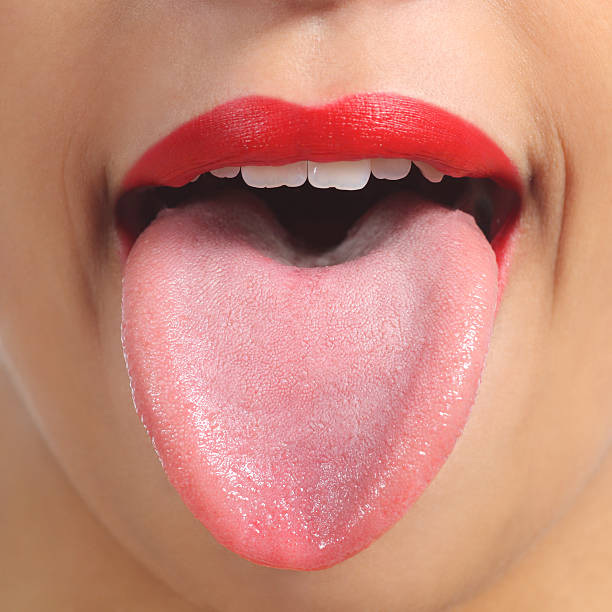
#> input picture group_19_p2/Image_dataset/1.jpg, 612 x 612 px
$ python -i jaggedScore.py   (imports and definitions only)
#> lines starting #> are read from the running program, lines starting #| are printed output that depends on the picture; after the words box and inside, x2 and y2 are one past the last pixel; in counts of white or black regions, pixels touching at a corner belong together
import cv2
import os
import numpy as np
import matplotlib.pyplot as plt
from scipy.ndimage import gaussian_filter1d
from skimage.morphology import opening, closing, disk, remove_small_holes
from skimage.filters import threshold_otsu
import uuid

OUTPUT_DIR = "output"


# Graham Scan Algorithm to compute the convex hull
# [19 lines left out: function graham_scan, not called in this run]

def compute_and_plot_major_dents_concavity(image_path, r1=3, r2=3, A_max=64, sigma=18, sigma_green=3, concavity_thresh=-0.015, length_thresh=10):
#> called with image_path = 'Image_dataset/1.jpg', r1 = 3, r2 = 3, A_max = 64, sigma = 18, sigma_green = 3, concavity_thresh = -0.015, length_thresh = 10
    img = cv2.imread(image_path)
#> img is the input picture: shape (612, 612, 3); mean B, G, R 119.7, 135.9, 198.8
    gray = cv2.cvtColor(img, cv2.COLOR_BGR2GRAY)
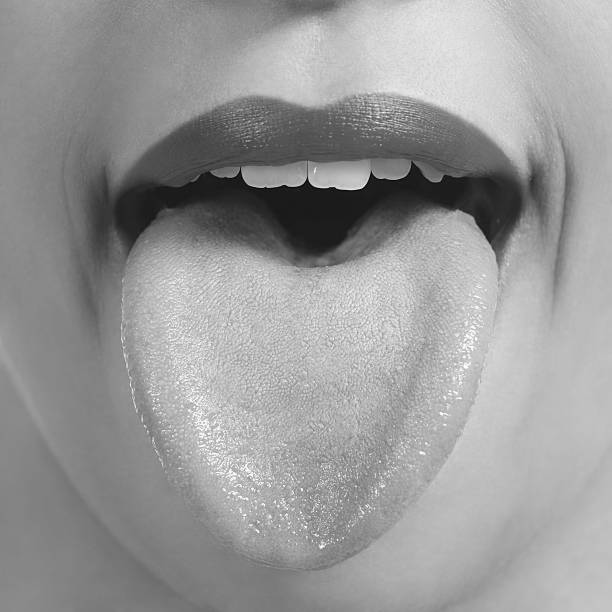
#> gray: shape (612, 612); min 2, max 255, mean 152.9
    thresh_val = threshold_otsu(gray)
#> thresh_val = 149
    mask = (gray > thresh_val).astype(np.uint8)
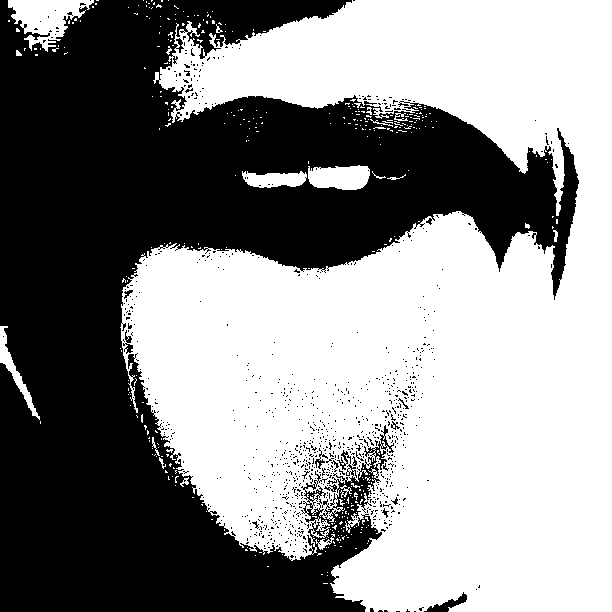
#> mask: shape (612, 612); values 0 (black) and 1 (white), 54.8% white; 892 black regions (880 under 20 px), largest, box (x1, y1, x2, y2) and area: (0, 0, 579, 612) 166344, (424, 592, 467, 612) 288, (123, 330, 133, 354) 101

    mask_clean = opening(mask.astype(bool), disk(r1))
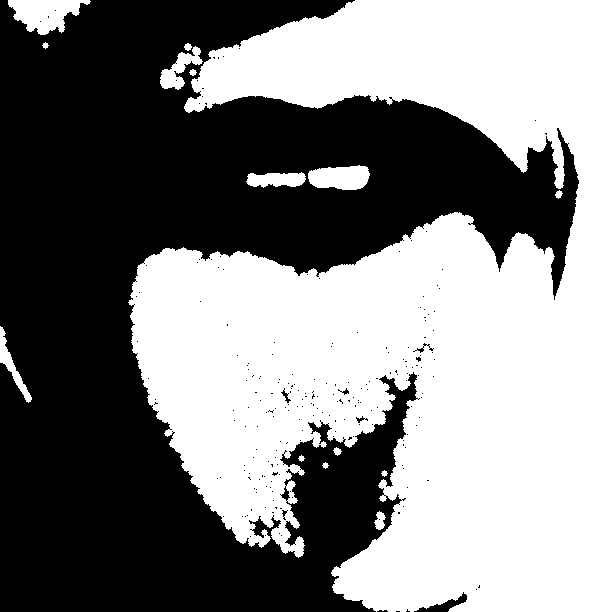
#> mask_clean: shape (612, 612) bool; 51.2% white; 220 black regions (213 under 20 px), largest, box (x1, y1, x2, y2) and area: (0, 0, 579, 612) 181979, (414, 592, 467, 612) 336, (413, 343, 434, 353) 48
    mask_clean = closing(mask_clean, disk(r2)).astype(np.uint8)
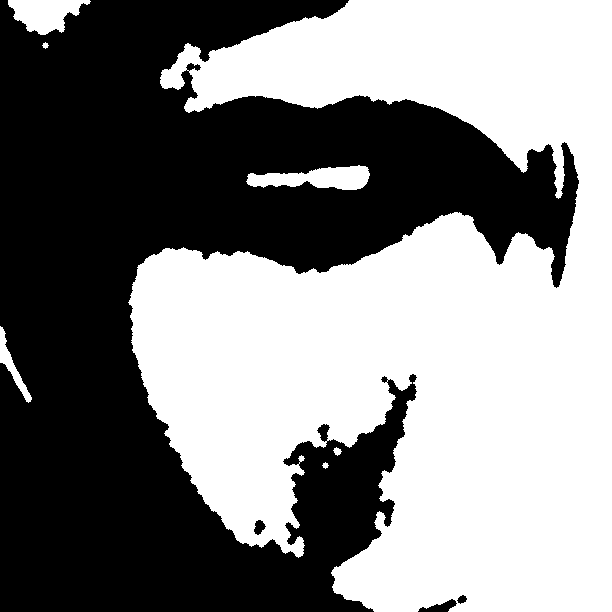
#> mask_clean: shape (612, 612); values 0 (black) and 1 (white), 51.7% white; 4 black regions, box (x1, y1, x2, y2) and area: (0, 0, 579, 612) 180414, (418, 599, 457, 612) 248, (254, 520, 266, 535) 116, (457, 595, 467, 604) 57
    num_labels, labels = cv2.connectedComponents(mask_clean)
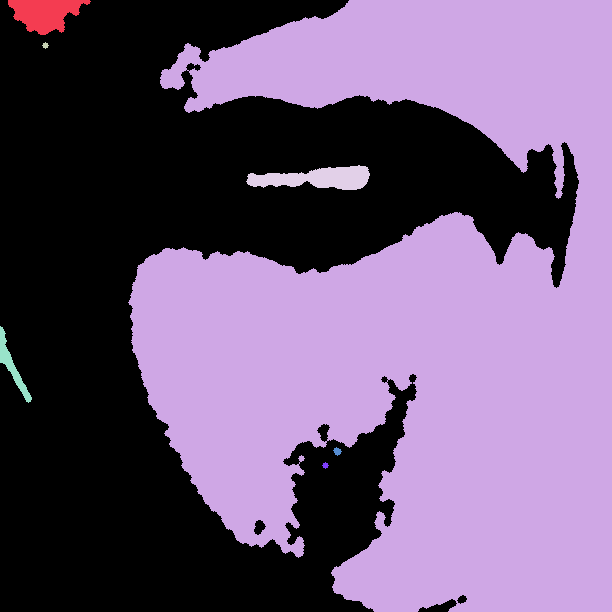
#> labels: shape (612, 612) int32; 8 distinct labels, from 0 to 7; one colour per label, 0 black
#> num_labels = 8
    if num_labels > 1:
        largest = 1 + np.argmax([np.sum(labels == i) for i in range(1, num_labels)])
#> largest = 2
        mask_clean = (labels == largest).astype(np.uint8)
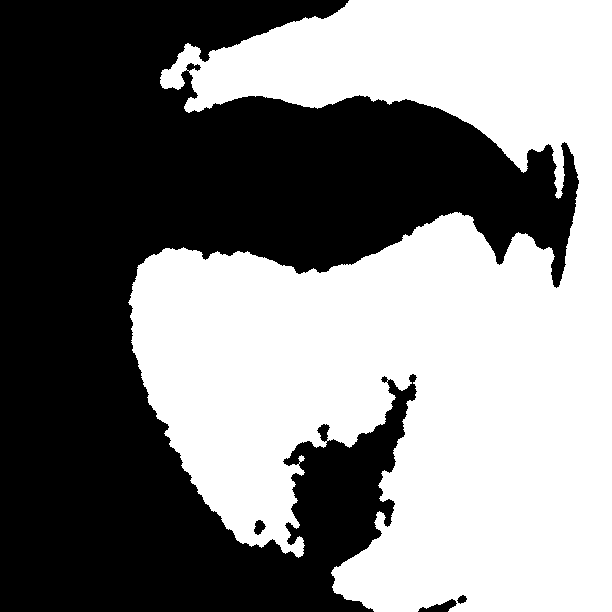
#> mask_clean: shape (612, 612); values 0 (black) and 1 (white), 50.5% white; 4 black regions, box (x1, y1, x2, y2) and area: (0, 0, 579, 612) 184859, (418, 599, 457, 612) 248, (254, 520, 266, 535) 116, (457, 595, 467, 604) 57
    mask_filled = remove_small_holes(mask_clean.astype(bool), area_threshold=A_max).astype(np.uint8)
#> mask_filled: shape (612, 612); values 0 (black) and 1 (white), 50.6% white; 3 black regions

    contours, _ = cv2.findContours(mask_filled, cv2.RETR_EXTERNAL, cv2.CHAIN_APPROX_NONE)
#> contours = 1 contour; box (x1, y1, x2, y2) and area: (128, 0, 612, 612) 187766
    contour = max(contours, key=cv2.contourArea).squeeze()
#> contour = 3816 pairs, first value 128 to 611, second value 0 to 611
    x_vals, y_vals = contour[:, 0], contour[:, 1]
#> x_vals = 3816 values, max 611 at index 2943, min 128 at index 1567, mean 404; y_vals = 3816 values, max 611 at index 2684, min 0 at index 0, mean 296

    y_thresh = np.min(y_vals) + 0.2 * (np.max(y_vals) - np.min(y_vals))
#> y_thresh = 122.2
    upper_indices = np.where(y_vals <= y_thresh)[0]
#> upper_indices = 1009 values from 0 to 3815
    top_left = contour[upper_indices[np.argmin(x_vals[upper_indices])]]
#> top_left = [160, 77]
    top_right = contour[upper_indices[np.argmax(x_vals[upper_indices])]]
#> top_right = [611, 122]
    bottom_y = np.max(y_vals)
#> bottom_y = 611
    bottom_indices = np.where(y_vals == bottom_y)[0]
#> bottom_indices = 208 values from 2684 to 2943
    bottom = contour[bottom_indices[np.argmin(np.abs(x_vals[bottom_indices] - np.median(x_vals)))]]
#> bottom = [394, 611]

    def find_index(pt): return np.where((contour == pt).all(axis=1))[0][0]
    i_tl = find_index(top_left)
#> i_tl = 232
    i_tr = find_index(top_right)
#> i_tr = 3432
    i_b = find_index(bottom)
#> i_b = 2704

    def arc_indices(start, end, N):
        return np.arange(start, end + 1) if start <= end else np.concatenate([np.arange(start, N), np.arange(0, end + 1)])

    N = len(contour)
#> N = 3816
    path1 = arc_indices(i_tl, i_tr, N)
#> path1 = 3201 values from 232 to 3432
    path2 = arc_indices(i_tr, i_tl, N)
#> path2 = 617 values, max 3815 at index 383, min 0 at index 384, mean 2298.9
    seg_idx = path1 if i_b in path1 else path2
#> seg_idx = 3201 values from 232 to 3432

    # Get the original red segment
    segment = contour[seg_idx]
#> segment = 3201 pairs, first value 128 to 611, second value 69 to 611
    xs, ys = segment[:, 0].astype(float), segment[:, 1].astype(float)
#> xs = 3201 values, max 611 at index 2711, min 128 at index 1335, mean 401.4; ys = 3201 values, max 611 at index 2452, min 69 at index 50, mean 347.8

    # Apply smoothing to the red segment (original segment) with sigma=18
    xs_smooth = gaussian_filter1d(xs, sigma)
#> xs_smooth = 3201 values, max 611 at index 2783, min 131.6 at index 1346, mean 401.4
    ys_smooth = gaussian_filter1d(ys, sigma)
#> ys_smooth = 3201 values, max 611 at index 2620, min 79.96 at index 46, mean 347.8

    # Create a green segment with sigma=5 (smoother version)
    xs_green = gaussian_filter1d(xs, sigma_green)
#> xs_green = 3201 values, max 611 at index 2723, min 129.5 at index 1334, mean 401.4
    ys_green = gaussian_filter1d(ys, sigma_green)
#> ys_green = 3201 values, max 611 at index 2464, min 70.62 at index 50, mean 347.8

    # Calculate first and second derivatives (concavity)
    dx = np.gradient(xs_green)
#> dx = 3201 values, max 1 at index 2592, min -1 at index 1042, mean 0.141
    dy = np.gradient(ys_green)
#> dy = 3201 values, max 1 at index 699, min -1 at index 2726, mean 0.0141
    d2x = np.gradient(dx)
#> d2x = 3201 values, max 0.239 at index 2548, min -0.221 at index 2537, mean -2.29e-06
    d2y = np.gradient(dy)
#> d2y = 3201 values, max 0.223 at index 616, min -0.223 at index 557, mean -0.000125

    # Concavity thresholding: Only consider regions with a highly negative second derivative
    concavity = d2x + d2y  # Combined second derivative for concavity
#> concavity = 3201 values, max 0.322 at index 1739, min -0.333 at index 1754, mean -0.000128

    # Count significant dents based on concavity
    major_dent_count = 0
    is_in_dent = False  # Flag to track if we are in a significant dent
    dent_length = 0  # Track the length of continuous concave regions
    last_dent_index = -1  # To store the index of the last dent

    for i in range(1, len(xs_green) - 1):
        if concavity[i] < concavity_thresh:
            if not is_in_dent:
                dent_length = 1  # Start a new dent region
                is_in_dent = True
            else:
                dent_length += 1  # Continue the dent region
            last_dent_index = i
        else:
            if is_in_dent and dent_length >= length_thresh:
                major_dent_count += 1  # Count it as a major dent if its length exceeds threshold
            is_in_dent = False  # Reset if not a dent
#> this loop made 3199 passes
#> (dent_length, is_in_dent) on passes 10, 23, 56, 75: (1, True), (1, True), (1, True), (1, True)
#> after the loop, dent_length = 15; major_dent_count = 29

    # Function to calculate perimeter
    def perimeter(xc, yc):
        return np.sum(np.hypot(np.diff(xc, append=xc[0]), np.diff(yc, append=yc[0])))

    # Calculate perimeter of both red and blue segments
    P_red = perimeter(xs, ys)
#> P_red = 4147
    P_blue = perimeter(xs_smooth, ys_smooth)
#> P_blue = 3099.8

    # Calculate the perimeter score
    perimeter_score = 1 - (P_blue / P_red)
#> perimeter_score = 0.253

    # Create jagged visualization (as per your comment on saving it)
    jagged_image = img.copy()
    contour_points = np.array([segment], dtype=np.int32)
#> contour_points has the same summary as segment
    cv2.polylines(jagged_image, contour_points, isClosed=True, color=(255, 0, 0), thickness=2)
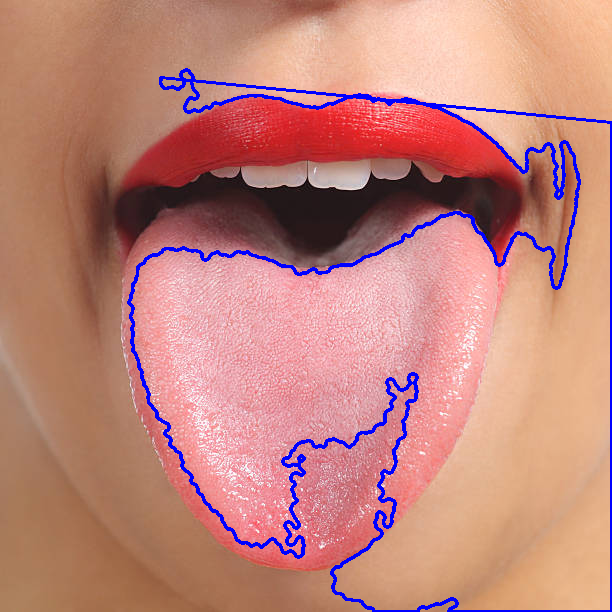
#> jagged_image: shape (612, 612, 3); 3.23% of pixels changed, all inside (x1, y1, x2, y2) = (127, 68, 612, 612)

    return {
        'major_dent_count': major_dent_count,
        'perimeter_score': perimeter_score,
        'segment_contour': segment,
        'smoothed_segment': np.vstack((xs_smooth, ys_smooth)).T,
        'green_segment': np.vstack((xs_green, ys_green)).T,
        'jagged_image': jagged_image,
    }

# Run the final version with concavity-based dent detection on the green segment
# [7 lines left out: function jagged_tongue, not called in this run]

# Example usage
# result = compute_and_plot_major_dents_concavity("tongue_output.jpg")
# print("Final Jagged score:", result['perimeter_score'] * 10 + result['major_dent_count'])

>>> result = compute_and_plot_major_dents_concavity('Image_dataset/1.jpg')
#> result = 6 items

$ run again, on group_19_p2/Image_dataset/10.jpg
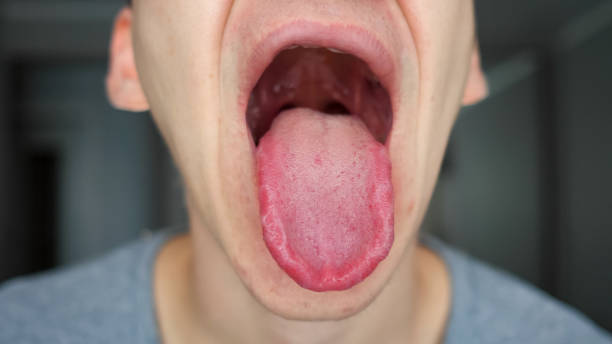
#> input picture group_19_p2/Image_dataset/10.jpg, 612 x 344 px
#> in compute_and_plot_major_dents_concavity, img is the input picture: shape (344, 612, 3); mean B, G, R 103.2, 107.4, 127.5
#> thresh_val = 108
#> in compute_and_plot_major_dents_concavity, `mask = (gray > thresh_val).astype(np.uint8)`:
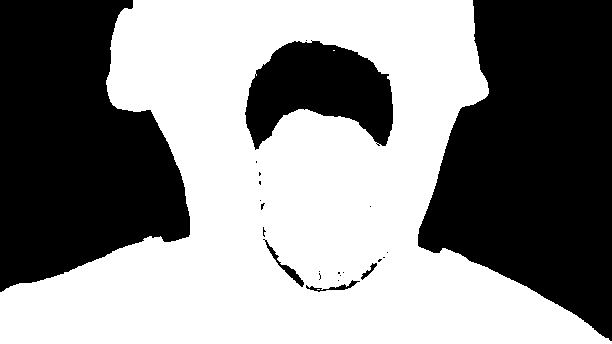
#> mask: shape (344, 612); values 0 (black) and 1 (white), 54.3% white; 23 black regions (17 under 20 px), largest, box (x1, y1, x2, y2) and area: (418, 0, 612, 341) 46054, (0, 0, 190, 292) 39355, (245, 40, 393, 150) 10136, (263, 239, 304, 287) 271, (306, 280, 360, 292) 161, (361, 263, 377, 280) 77
#> labels: shape (344, 612) int32; values 0 (black) and 1 (white), 54.5% white; 4 black regions
#> num_labels = 2
#> largest = 1
#> contours = 1 contour; box (x1, y1, x2, y2) and area: (0, 0, 612, 344) 124144
#> contour = 1924 pairs, first value 0 to 611, second value 0 to 343
#> x_vals = 1924 values, max 611 at index 1127, min 0 at index 465, mean 295.1; y_vals = 1924 values, max 343 at index 516, min 0 at index 0, mean 205.3
#> y_thresh = 68.6
#> upper_indices = 483 values from 0 to 1923
#> top_left = [110, 47]
#> top_right = [479, 68]
#> bottom_y = 343
#> bottom_indices = 612 values from 516 to 1127
#> bottom = [289, 343]
#> i_tl = 54
#> i_tr = 1517
#> i_b = 805
#> N = 1924
#> path1 = 1464 values from 54 to 1517
#> path2 = 462 values, max 1923 at index 406, min 0 at index 407, mean 1518.5
#> seg_idx = 1464 values from 54 to 1517
#> segment = 1464 pairs, first value 0 to 611, second value 47 to 343
#> xs = 1464 values, max 611 at index 1073, min 0 at index 411, mean 291.5; ys = 1464 values, max 343 at index 462, min 47 at index 0, mean 267.5
#> xs_smooth = 1464 values, max 597.9 at index 1075, min 1.27 at index 436, mean 291.5
#> ys_smooth = 1464 values, max 343 at index 534, min 60.86 at index 0, mean 267.5
#> xs_green = 1464 values, max 609.5 at index 1074, min 0 at index 423, mean 291.5
#> ys_green = 1464 values, max 343 at index 474, min 48.94 at index 0, mean 267.5
#> dx = 1464 values, max 1 at index 836, min -1 at index 1132, mean 0.252
#> dy = 1464 values, max 1 at index 207, min -1 at index 1295, mean 0.0143
#> d2x = 1464 values, max 0.129 at index 411, min -0.246 at index 1074, mean -0.000109
#> d2y = 1464 values, max 0.185 at index 2, min -0.129 at index 462, mean -0.000274
#> concavity = 1464 values, max 0.302 at index 1461, min -0.318 at index 1073, mean -0.000383
#> the loop in compute_and_plot_major_dents_concavity, `for i in range(1, len(xs_green) - 1):` made 1462 passes
#> (dent_length, is_in_dent) on passes 11, 21, 60, 77: (1, True), (1, True), (1, True), (1, True)
#> after the loop in compute_and_plot_major_dents_concavity, `for i in range(1, len(xs_green) - 1):`: dent_length = 27; major_dent_count = 6
#> P_red = 1957.3
#> P_blue = 1773.4
#> perimeter_score = 0.0939
#> contour_points has the same summary as segment
#> in compute_and_plot_major_dents_concavity, `cv2.polylines(jagged_image, contour_points, isClosed=True, color=(255,..`:
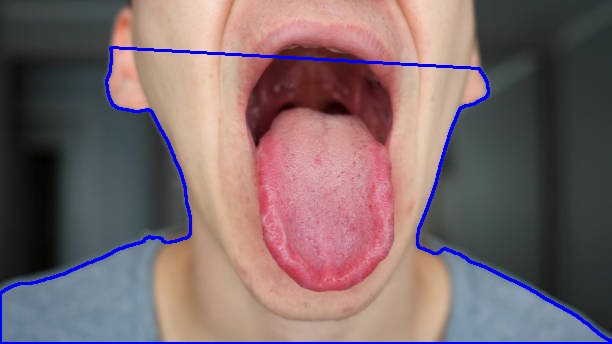
#> jagged_image: shape (344, 612, 3); 2.57% of pixels changed, all inside (x1, y1, x2, y2) = (0, 46, 612, 344)
#> result = 6 items

$ run again, on group_19_p2/Image_dataset/11.jpg
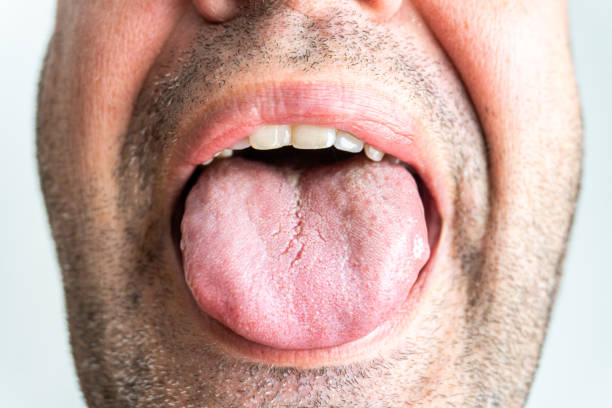
#> input picture group_19_p2/Image_dataset/11.jpg, 612 x 408 px
#> in compute_and_plot_major_dents_concavity, img is the input picture: shape (408, 612, 3); mean B, G, R 160.5, 167.9, 200.1
#> thresh_val = 160
#> mask: shape (408, 612); values 0 (black) and 1 (white), 64.2% white; 342 black regions (321 under 20 px), largest, box (x1, y1, x2, y2) and area: (35, 0, 443, 408) 79233, (408, 0, 502, 323) 7325, (261, 87, 330, 131) 940
#> in compute_and_plot_major_dents_concavity, `num_labels, labels = cv2.connectedComponents(mask_clean)`:
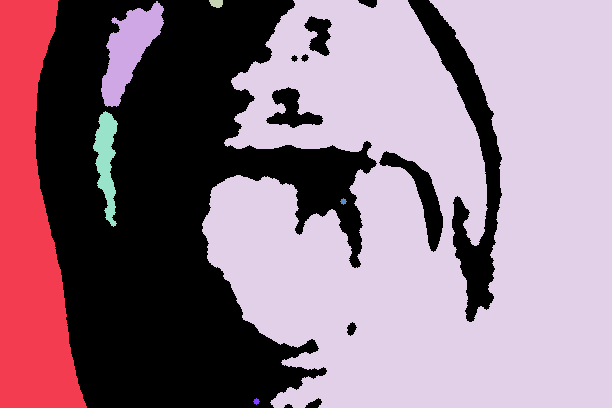
#> labels: shape (408, 612) int32; 8 distinct labels, from 0 to 7; one colour per label, 0 black
#> num_labels = 8
#> largest = 4
#> mask_filled: shape (408, 612); values 0 (black) and 1 (white), 52.2% white; 8 black regions
#> contours = 1 contour; box (x1, y1, x2, y2) and area: (202, 0, 612, 408) 132242
#> contour = 3011 pairs, first value 202 to 611, second value 0 to 407
#> x_vals = 3011 values, max 611 at index 1513, min 202 at index 805, mean 413.5; y_vals = 3011 values, max 407 at index 1162, min 0 at index 0, mean 202.4
#> y_thresh = 81.4
#> upper_indices = 674 values from 0 to 3010
#> top_left = [231, 80]
#> top_right = [611, 81]
#> bottom_y = 407
#> bottom_indices = 325 values from 1162 to 1513
#> bottom = [432, 407]
#> i_tl = 116
#> i_tr = 1839
#> i_b = 1334
#> N = 3011
#> path1 = 1724 values from 116 to 1839
#> path2 = 1289 values, max 3010 at index 1171, min 0 at index 1172, mean 2209.7
#> seg_idx = 1724 values from 116 to 1839
#> segment = 1724 pairs, first value 202 to 611, second value 80 to 407
#> xs = 1724 values, max 611 at index 1397, min 202 at index 689, mean 380.8; ys = 1724 values, max 407 at index 1046, min 80 at index 0, mean 270
#> xs_smooth = 1724 values, max 611 at index 1469, min 206.4 at index 695, mean 380.8
#> ys_smooth = 1724 values, max 407 at index 1176, min 88.72 at index 0, mean 270
#> xs_green = 1724 values, max 611 at index 1409, min 202.6 at index 693, mean 380.8
#> ys_green = 1724 values, max 407 at index 1058, min 81.93 at index 0, mean 270
#> dx = 1724 values, max 1 at index 1160, min -1 at index 616, mean 0.22
#> dy = 1724 values, max 1 at index 771, min -1 at index 1430, mean 0.000581
#> d2x = 1724 values, max 0.223 at index 919, min -0.216 at index 274, mean -4.77e-05
#> d2y = 1724 values, max 0.209 at index 245, min -0.223 at index 514, mean -0.000232
#> concavity = 1724 values, max 0.265 at index 2, min -0.273 at index 399, mean -0.000279
#> the loop in compute_and_plot_major_dents_concavity, `for i in range(1, len(xs_green) - 1):` made 1722 passes
#> (dent_length, is_in_dent) on passes 8, 25, 43, 67, 78: (1, True), (1, True), (1, True), (1, True), (1, True)
#> after the loop in compute_and_plot_major_dents_concavity, `for i in range(1, len(xs_green) - 1):`: dent_length = 15; major_dent_count = 19
#> P_red = 2307.6
#> P_blue = 1784.6
#> perimeter_score = 0.227
#> contour_points has the same summary as segment
#> in compute_and_plot_major_dents_concavity, `cv2.polylines(jagged_image, contour_points, isClosed=True, color=(255,..`:
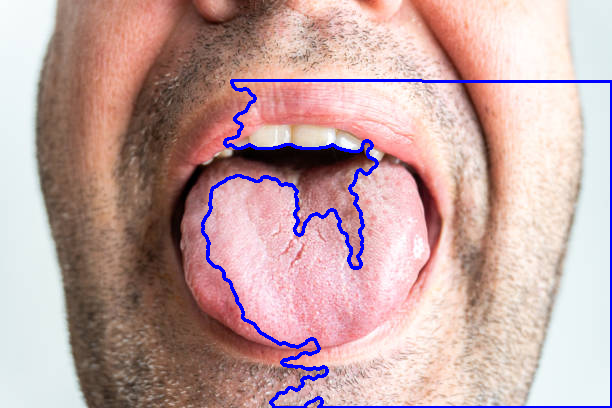
#> jagged_image: shape (408, 612, 3); 2.62% of pixels changed, all inside (x1, y1, x2, y2) = (201, 79, 612, 408)
#> result = 6 items
